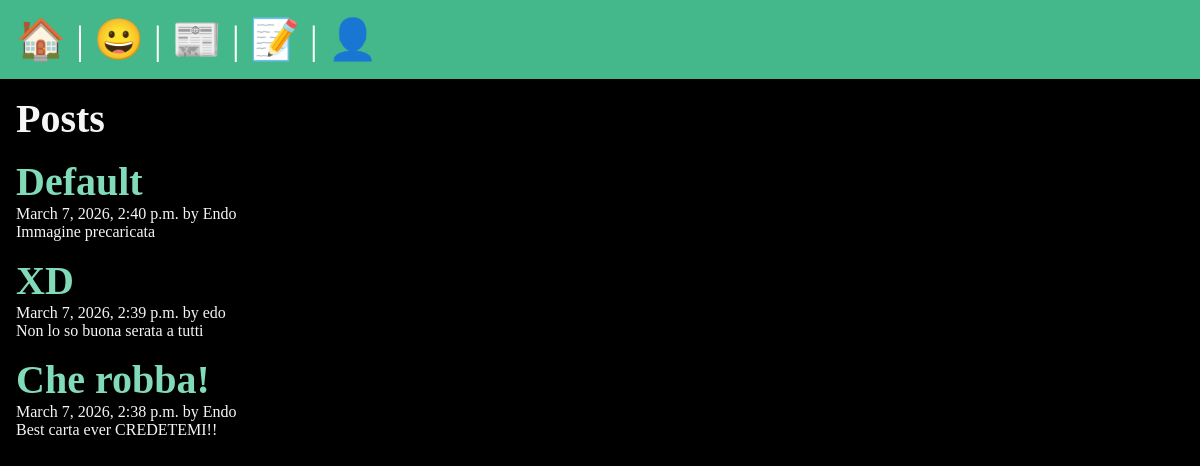
/posts/, run on the app's committed database.
### posts/models.py (models this page shows, shortened)
class Post(models.Model):
    title = models.CharField(max_length=75)
    body = models.TextField()
    slug = models.SlugField()
    date = models.DateTimeField(auto_now_add=True)
    banner = models.ImageField(default='fallback.png', blank=True)
    author = models.ForeignKey(User, on_delete=models.CASCADE, default=None)

### posts/views.py (the view)
def posts_list(request):
    posts = Post.objects.all().order_by('-date')
    return render(request, 'posts/posts_list.html', { 'posts' : posts })

### posts/templates/posts/posts_list.html (shortened to what this page needs)
{% extends 'layout.html' %}
{% block content %}
    <section>
    <h1>Posts</h1>
    {% for post in posts %}
        <article class="post">
            <h2>
                <a href="{% url 'posts:page' slug=post.slug %}">
                    {{ post.title }}
                </a>
             </h2>
            <p> {{ post.date }} by {{ post.author }} </p>
            <p> {{ post.body }} </p>
        </article>
    {% endfor %}
    </section>
{% endblock %}

### templates/layout.html (shortened to what this page needs)
<!DOCTYPE html>
{% load static %}
<html lang="en">
<head>
    <link rel="stylesheet" href="{% static 'css/style.css' %}">
</head>
<body>
    <nav>
        <a href="/">
            <span role="img" aria-label="Home" title="Home">🏠</span>
        </a>  |
        <a href="/about/">😀</a> |
        <a href="{% url 'posts:list' %}">📰</a> |
        {% if user.is_authenticated %}
            <a href="{% url 'posts:new-post' %}">➕</a>  |
            <form class="logout" action="{% url 'users:logout' %}" method="post">
                {% csrf_token %}
                <button class="logout-button" aria-label="User Logout" title="User Logout">🚪</button>
            </form>
        {% else %}
            <a href="{% url 'users:register' %}">📝</a> |
            <a href="{% url 'users:login' %}">👤</a>
        {% endif %}
    </nav>
    <main>
        {% block content %}
        {% endblock %}
    </main>
</body>
</html>

### static/css/style.css (style rules this page uses)
* { margin: 0; padding: 0; box-sizing: border-box; }
body { min-height: 100vh; background-color: black; color: whitesmoke; font-size: 3rem; }
nav { padding: 1rem; background-color: #44B78B; color: white; font-size: 2.5rem; }
main { padding: 1rem; }
section { display: flex; flex-flow: column; gap: 1rem; }
h1, h2 { font-size: 2.5rem; }
p { font-size: 1rem; }
a { text-decoration: none; color: #81dbb8; }

### data on the page
Post: title "Default", date "March 7, 2026, 2:40 p.m.", author "Endo", body "Immagine precaricata"
Post: title "XD", date "March 7, 2026, 2:39 p.m.", author "edo", body "Non lo so buona serata a tutti"
Post: title "Che robba!", date "March 7, 2026, 2:38 p.m.", author "Endo", body "Best carta ever CREDETEMI!!"
